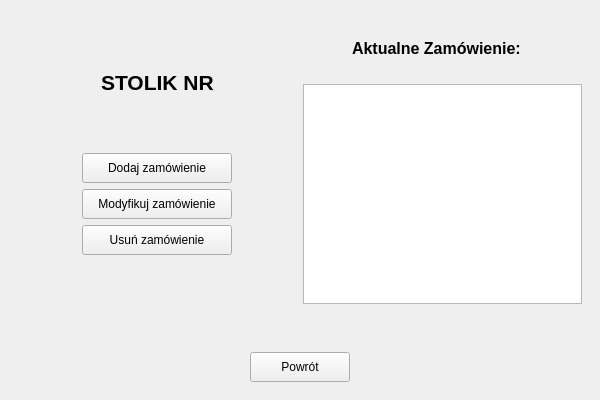
<?xml version="1.0" encoding="UTF-8"?>
<ui version="4.0">
 <class>MainWindow</class>
 <widget class="QMainWindow" name="MainWindow">
  <property name="geometry">
   <rect>
    <x>0</x>
    <y>0</y>
    <width>600</width>
    <height>400</height>
   </rect>
  </property>
  <property name="windowTitle">
   <string>MainWindow</string>
  </property>
  <widget class="QWidget" name="centralwidget">
   <layout class="QVBoxLayout" name="verticalLayout">
    <item>
     <widget class="QStackedWidget" name="stackedWidget">
      <property name="currentIndex">
       <number>1</number>
      </property>
      <widget class="QWidget" name="pageHome">
       <layout class="QVBoxLayout" name="verticalLayout_6">
        <item>
         <layout class="QVBoxLayout" name="verticalLayout_2"/>
        </item>
        <item>
         <layout class="QHBoxLayout" name="horizontalLayout" stretch="0,0,0">
          <property name="sizeConstraint">
           <enum>QLayout::SizeConstraint::SetDefaultConstraint</enum>
          </property>
          <property name="leftMargin">
           <number>10</number>
          </property>
          <property name="topMargin">
           <number>10</number>
          </property>
          <property name="rightMargin">
           <number>10</number>
          </property>
          <property name="bottomMargin">
           <number>0</number>
          </property>
          <item>
           <widget class="QLabel" name="label">
            <property name="sizePolicy">
             <sizepolicy hsizetype="Expanding" vsizetype="Ignored">
              <horstretch>0</horstretch>
              <verstretch>0</verstretch>
             </sizepolicy>
            </property>
            <property name="minimumSize">
             <size>
              <width>60</width>
              <height>60</height>
             </size>
            </property>
            <property name="maximumSize">
             <size>
              <width>60</width>
              <height>60</height>
             </size>
            </property>
            <property name="layoutDirection">
             <enum>Qt::LayoutDirection::LeftToRight</enum>
            </property>
            <property name="frameShape">
             <enum>QFrame::Shape::NoFrame</enum>
            </property>
            <property name="text">
             <string/>
            </property>
            <property name="pixmap">
             <pixmap>C:/Users/krzys/Downloads/images.jpg</pixmap>
            </property>
            <property name="scaledContents">
             <bool>true</bool>
            </property>
            <property name="alignment">
             <set>Qt::AlignmentFlag::AlignLeading|Qt::AlignmentFlag::AlignLeft|Qt::AlignmentFlag::AlignTop</set>
            </property>
           </widget>
          </item>
          <item>
           <spacer name="horizontalSpacer">
            <property name="orientation">
             <enum>Qt::Orientation::Horizontal</enum>
            </property>
            <property name="sizeHint" stdset="0">
             <size>
              <width>40</width>
              <height>20</height>
             </size>
            </property>
           </spacer>
          </item>
          <item>
           <widget class="QPushButton" name="buttonHelp">
            <property name="minimumSize">
             <size>
              <width>80</width>
              <height>40</height>
             </size>
            </property>
            <property name="maximumSize">
             <size>
              <width>300</width>
              <height>40</height>
             </size>
            </property>
            <property name="text">
             <string>Pomoc</string>
            </property>
           </widget>
          </item>
         </layout>
        </item>
        <item>
         <layout class="QHBoxLayout" name="LayoutPrzyciskiStoliki" stretch="1,1">
          <property name="rightMargin">
           <number>0</number>
          </property>
          <item>
           <layout class="QVBoxLayout" name="LayoutStolikicz1">
            <property name="spacing">
             <number>20</number>
            </property>
            <property name="leftMargin">
             <number>50</number>
            </property>
            <property name="rightMargin">
             <number>50</number>
            </property>
            <item>
             <spacer name="verticalSpacer_3">
              <property name="orientation">
               <enum>Qt::Orientation::Vertical</enum>
              </property>
              <property name="sizeHint" stdset="0">
               <size>
                <width>20</width>
                <height>40</height>
               </size>
              </property>
             </spacer>
            </item>
            <item>
             <widget class="QPushButton" name="buttonStolik1">
              <property name="sizePolicy">
               <sizepolicy hsizetype="Maximum" vsizetype="Fixed">
                <horstretch>0</horstretch>
                <verstretch>0</verstretch>
               </sizepolicy>
              </property>
              <property name="minimumSize">
               <size>
                <width>100</width>
                <height>40</height>
               </size>
              </property>
              <property name="maximumSize">
               <size>
                <width>400</width>
                <height>40</height>
               </size>
              </property>
              <property name="autoFillBackground">
               <bool>false</bool>
              </property>
              <property name="text">
               <string>Stolik 1</string>
              </property>
              <property name="checkable">
               <bool>false</bool>
              </property>
             </widget>
            </item>
            <item>
             <widget class="QPushButton" name="buttonStolik2">
              <property name="minimumSize">
               <size>
                <width>100</width>
                <height>40</height>
               </size>
              </property>
              <property name="maximumSize">
               <size>
                <width>400</width>
                <height>40</height>
               </size>
              </property>
              <property name="text">
               <string>Stolik 2</string>
              </property>
             </widget>
            </item>
            <item>
             <widget class="QPushButton" name="buttonStolik3">
              <property name="minimumSize">
               <size>
                <width>100</width>
                <height>40</height>
               </size>
              </property>
              <property name="maximumSize">
               <size>
                <width>400</width>
                <height>40</height>
               </size>
              </property>
              <property name="text">
               <string>Stolik 3</string>
              </property>
             </widget>
            </item>
            <item>
             <spacer name="verticalSpacer_2">
              <property name="orientation">
               <enum>Qt::Orientation::Vertical</enum>
              </property>
              <property name="sizeHint" stdset="0">
               <size>
                <width>20</width>
                <height>40</height>
               </size>
              </property>
             </spacer>
            </item>
           </layout>
          </item>
          <item>
           <layout class="QVBoxLayout" name="LayoutStolikicz2">
            <property name="spacing">
             <number>20</number>
            </property>
            <property name="leftMargin">
             <number>50</number>
            </property>
            <property name="rightMargin">
             <number>50</number>
            </property>
            <item>
             <spacer name="verticalSpacer_5">
              <property name="orientation">
               <enum>Qt::Orientation::Vertical</enum>
              </property>
              <property name="sizeHint" stdset="0">
               <size>
                <width>20</width>
                <height>40</height>
               </size>
              </property>
             </spacer>
            </item>
            <item>
             <widget class="QPushButton" name="buttonStolik4">
              <property name="minimumSize">
               <size>
                <width>100</width>
                <height>40</height>
               </size>
              </property>
              <property name="maximumSize">
               <size>
                <width>400</width>
                <height>40</height>
               </size>
              </property>
              <property name="text">
               <string>Stolik 4</string>
              </property>
             </widget>
            </item>
            <item>
             <widget class="QPushButton" name="buttonStolik5">
              <property name="minimumSize">
               <size>
                <width>100</width>
                <height>40</height>
               </size>
              </property>
              <property name="maximumSize">
               <size>
                <width>400</width>
                <height>40</height>
               </size>
              </property>
              <property name="text">
               <string>Stolik 5</string>
              </property>
             </widget>
            </item>
            <item>
             <widget class="QPushButton" name="buttonStolik6">
              <property name="minimumSize">
               <size>
                <width>100</width>
                <height>40</height>
               </size>
              </property>
              <property name="maximumSize">
               <size>
                <width>400</width>
                <height>40</height>
               </size>
              </property>
              <property name="text">
               <string>Stolik 6</string>
              </property>
             </widget>
            </item>
            <item>
             <spacer name="verticalSpacer_4">
              <property name="orientation">
               <enum>Qt::Orientation::Vertical</enum>
              </property>
              <property name="sizeHint" stdset="0">
               <size>
                <width>20</width>
                <height>40</height>
               </size>
              </property>
             </spacer>
            </item>
           </layout>
          </item>
         </layout>
        </item>
       </layout>
      </widget>
      <widget class="QWidget" name="pageStolik1">
       <layout class="QVBoxLayout" name="verticalLayout_8" stretch="4,1">
        <item>
         <layout class="QHBoxLayout" name="horizontalLayout_2" stretch="1,1">
          <item>
           <layout class="QVBoxLayout" name="verticalLayout_7" stretch="0,0,0,0,0,0,0">
            <item>
             <spacer name="verticalSpacer_7">
              <property name="orientation">
               <enum>Qt::Orientation::Vertical</enum>
              </property>
              <property name="sizeHint" stdset="0">
               <size>
                <width>20</width>
                <height>40</height>
               </size>
              </property>
             </spacer>
            </item>
            <item alignment="Qt::AlignmentFlag::AlignHCenter">
             <widget class="QLabel" name="label_2">
              <property name="minimumSize">
               <size>
                <width>60</width>
                <height>30</height>
               </size>
              </property>
              <property name="maximumSize">
               <size>
                <width>150</width>
                <height>50</height>
               </size>
              </property>
              <property name="font">
               <font>
                <pointsize>16</pointsize>
                <bold>true</bold>
               </font>
              </property>
              <property name="text">
               <string>STOLIK NR</string>
              </property>
             </widget>
            </item>
            <item>
             <spacer name="verticalSpacer_8">
              <property name="orientation">
               <enum>Qt::Orientation::Vertical</enum>
              </property>
              <property name="sizeHint" stdset="0">
               <size>
                <width>20</width>
                <height>40</height>
               </size>
              </property>
             </spacer>
            </item>
            <item alignment="Qt::AlignmentFlag::AlignHCenter">
             <widget class="QPushButton" name="btnDodajZamowienie">
              <property name="minimumSize">
               <size>
                <width>150</width>
                <height>30</height>
               </size>
              </property>
              <property name="maximumSize">
               <size>
                <width>300</width>
                <height>40</height>
               </size>
              </property>
              <property name="text">
               <string>Dodaj zamówienie</string>
              </property>
             </widget>
            </item>
            <item alignment="Qt::AlignmentFlag::AlignHCenter">
             <widget class="QPushButton" name="buttonModifyOrder">
              <property name="minimumSize">
               <size>
                <width>150</width>
                <height>30</height>
               </size>
              </property>
              <property name="maximumSize">
               <size>
                <width>300</width>
                <height>40</height>
               </size>
              </property>
              <property name="text">
               <string>Modyfikuj zamówienie</string>
              </property>
             </widget>
            </item>
            <item alignment="Qt::AlignmentFlag::AlignHCenter">
             <widget class="QPushButton" name="btnUsunZamowienie">
              <property name="minimumSize">
               <size>
                <width>150</width>
                <height>30</height>
               </size>
              </property>
              <property name="maximumSize">
               <size>
                <width>300</width>
                <height>40</height>
               </size>
              </property>
              <property name="text">
               <string>Usuń zamówienie</string>
              </property>
             </widget>
            </item>
            <item>
             <spacer name="verticalSpacer_6">
              <property name="orientation">
               <enum>Qt::Orientation::Vertical</enum>
              </property>
              <property name="sizeHint" stdset="0">
               <size>
                <width>20</width>
                <height>40</height>
               </size>
              </property>
             </spacer>
            </item>
           </layout>
          </item>
          <item>
           <layout class="QVBoxLayout" name="verticalLayout_10" stretch="1,4">
            <item alignment="Qt::AlignmentFlag::AlignHCenter">
             <widget class="QLabel" name="label_3">
              <property name="minimumSize">
               <size>
                <width>180</width>
                <height>60</height>
               </size>
              </property>
              <property name="maximumSize">
               <size>
                <width>180</width>
                <height>60</height>
               </size>
              </property>
              <property name="font">
               <font>
                <pointsize>12</pointsize>
                <bold>true</bold>
               </font>
              </property>
              <property name="text">
               <string>Aktualne Zamówienie:</string>
              </property>
             </widget>
            </item>
            <item>
             <widget class="QTextEdit" name="txtAktualneZamowienie">
              <property name="readOnly">
               <bool>true</bool>
              </property>
             </widget>
            </item>
           </layout>
          </item>
         </layout>
        </item>
        <item>
         <layout class="QVBoxLayout" name="verticalLayout_9">
          <item>
           <spacer name="verticalSpacer">
            <property name="orientation">
             <enum>Qt::Orientation::Vertical</enum>
            </property>
            <property name="sizeHint" stdset="0">
             <size>
              <width>20</width>
              <height>40</height>
             </size>
            </property>
           </spacer>
          </item>
          <item alignment="Qt::AlignmentFlag::AlignHCenter">
           <widget class="QPushButton" name="buttonBackStolik1">
            <property name="minimumSize">
             <size>
              <width>100</width>
              <height>30</height>
             </size>
            </property>
            <property name="maximumSize">
             <size>
              <width>300</width>
              <height>40</height>
             </size>
            </property>
            <property name="text">
             <string>Powrót</string>
            </property>
           </widget>
          </item>
         </layout>
        </item>
       </layout>
      </widget>
      <widget class="QWidget" name="pageHelp">
       <layout class="QVBoxLayout" name="verticalLayout_5">
        <item>
         <layout class="QVBoxLayout" name="verticalLayout_3">
          <item>
           <layout class="QVBoxLayout" name="verticalLayout_4">
            <property name="spacing">
             <number>20</number>
            </property>
            <property name="leftMargin">
             <number>10</number>
            </property>
            <property name="topMargin">
             <number>10</number>
            </property>
            <property name="rightMargin">
             <number>10</number>
            </property>
            <property name="bottomMargin">
             <number>10</number>
            </property>
            <item>
             <widget class="QTextEdit" name="textEdit">
              <property name="lineWrapColumnOrWidth">
               <number>0</number>
              </property>
              <property name="readOnly">
               <bool>true</bool>
              </property>
              <property name="html">
               <string>&lt;!DOCTYPE HTML PUBLIC &quot;-//W3C//DTD HTML 4.0//EN&quot; &quot;http://www.w3.org/TR/REC-html40/strict.dtd&quot;&gt;
&lt;html&gt;&lt;head&gt;&lt;meta name=&quot;qrichtext&quot; content=&quot;1&quot; /&gt;&lt;meta charset=&quot;utf-8&quot; /&gt;&lt;style type=&quot;text/css&quot;&gt;
p, li { white-space: pre-wrap; }
hr { height: 1px; border-width: 0; }
li.unchecked::marker { content: &quot;\2610&quot;; }
li.checked::marker { content: &quot;\2612&quot;; }
&lt;/style&gt;&lt;/head&gt;&lt;body style=&quot; font-family:'Segoe UI'; font-size:9pt; font-weight:400; font-style:normal;&quot;&gt;
&lt;p style=&quot; margin-top:0px; margin-bottom:0px; margin-left:0px; margin-right:0px; -qt-block-indent:0; text-indent:0px;&quot;&gt;&lt;span style=&quot; font-size:12pt; font-weight:700;&quot;&gt;Instrukcja programu:&lt;/span&gt;&lt;/p&gt;
&lt;p style=&quot; margin-top:0px; margin-bottom:0px; margin-left:0px; margin-right:0px; -qt-block-indent:0; text-indent:0px;&quot;&gt;1. Wybierz jeden z dostępnych w widoku stolików poprzez kliknięcie w przycisk&lt;/p&gt;
&lt;p style=&quot; margin-top:0px; margin-bottom:0px; margin-left:0px; margin-right:0px; -qt-block-indent:0; text-indent:0px;&quot;&gt;2. Dodaj zamówienie za pomocą przycisku Dodaj zamówienie&lt;/p&gt;
&lt;p style=&quot; margin-top:0px; margin-bottom:0px; margin-left:0px; margin-right:0px; -qt-block-indent:0; text-indent:0px;&quot;&gt;3. Modyfikuj zamówienie za pomocą przycisku Modyfikuj zamówienie&lt;/p&gt;
&lt;p style=&quot; margin-top:0px; margin-bottom:0px; margin-left:0px; margin-right:0px; -qt-block-indent:0; text-indent:0px;&quot;&gt;4. Usuń zamówienie za pomocą przycisku Usuń zamówienie&lt;/p&gt;
&lt;p style=&quot;-qt-paragraph-type:empty; margin-top:0px; margin-bottom:0px; margin-left:0px; margin-right:0px; -qt-block-indent:0; text-indent:0px;&quot;&gt;&lt;br /&gt;&lt;/p&gt;
&lt;p style=&quot;-qt-paragraph-type:empty; margin-top:0px; margin-bottom:0px; margin-left:0px; margin-right:0px; -qt-block-indent:0; text-indent:0px;&quot;&gt;&lt;br /&gt;&lt;/p&gt;
&lt;p style=&quot; margin-top:0px; margin-bottom:0px; margin-left:0px; margin-right:0px; -qt-block-indent:0; text-indent:0px;&quot;&gt;&lt;span style=&quot; font-size:12pt; font-style:italic; text-decoration: underline;&quot;&gt;PROJEKT WYKONANY NA ZALICZENIE PRZEDMIOTU: PROGRAMOWANIE 2&lt;/span&gt;&lt;/p&gt;
&lt;p style=&quot; margin-top:0px; margin-bottom:0px; margin-left:0px; margin-right:0px; -qt-block-indent:0; text-indent:0px;&quot;&gt;&lt;span style=&quot; font-size:12pt; font-style:italic; text-decoration: underline;&quot;&gt;POLITECHNIKA ŚLĄSKA, GLIWICE&lt;/span&gt;&lt;/p&gt;
&lt;p style=&quot; margin-top:0px; margin-bottom:0px; margin-left:0px; margin-right:0px; -qt-block-indent:0; text-indent:0px;&quot;&gt;&lt;span style=&quot; font-size:12pt; font-style:italic; text-decoration: underline;&quot;&gt;Wykonali: Jakub Zbojak, Jakub Tworkowski, Krzysztof Moros&lt;/span&gt;&lt;/p&gt;
&lt;p style=&quot;-qt-paragraph-type:empty; margin-top:0px; margin-bottom:0px; margin-left:0px; margin-right:0px; -qt-block-indent:0; text-indent:0px;&quot;&gt;&lt;br /&gt;&lt;/p&gt;&lt;/body&gt;&lt;/html&gt;</string>
              </property>
             </widget>
            </item>
            <item alignment="Qt::AlignmentFlag::AlignHCenter">
             <widget class="QPushButton" name="buttonBack">
              <property name="sizePolicy">
               <sizepolicy hsizetype="Minimum" vsizetype="Fixed">
                <horstretch>0</horstretch>
                <verstretch>0</verstretch>
               </sizepolicy>
              </property>
              <property name="minimumSize">
               <size>
                <width>100</width>
                <height>30</height>
               </size>
              </property>
              <property name="maximumSize">
               <size>
                <width>300</width>
                <height>40</height>
               </size>
              </property>
              <property name="text">
               <string>Powrót</string>
              </property>
             </widget>
            </item>
           </layout>
          </item>
         </layout>
        </item>
       </layout>
      </widget>
     </widget>
    </item>
   </layout>
  </widget>
 </widget>
 <resources/>
 <connections/>
</ui>
